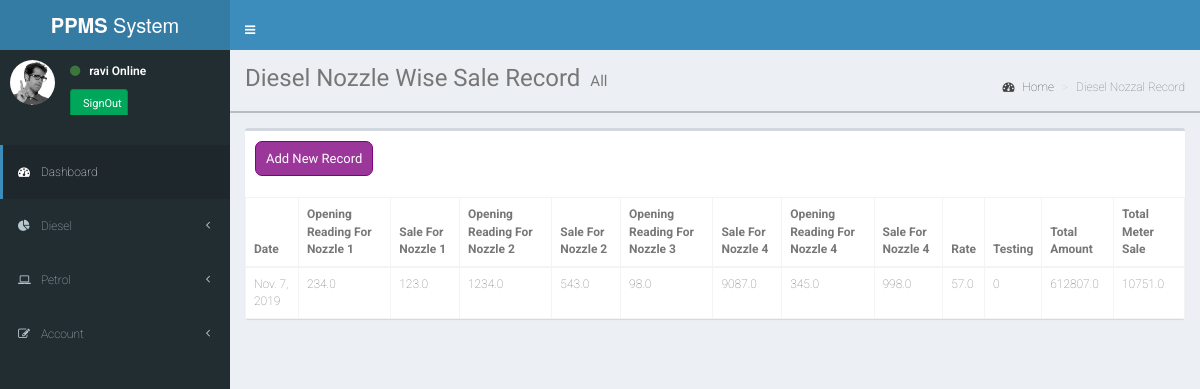
The page /diesel-nozzle/ (signed in) on the database as committed earlier.
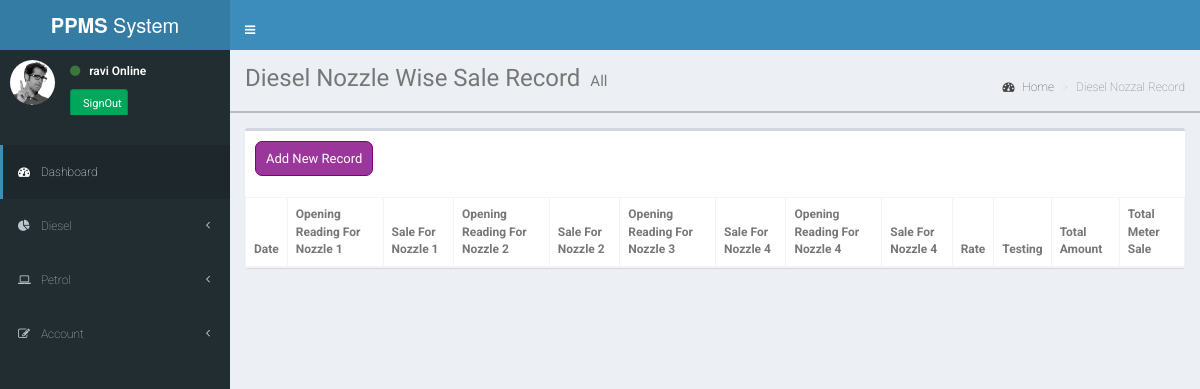
The same page on the database as committed later.
### PPMS_backend/models.py (models this page shows, shortened)
class DieselNozzle(models.Model):
    date = models.DateField(auto_now_add=True)
    openingReadingForNozzle1 = models.FloatField(null=False, blank=False)
    openingReadingForNozzle2 = models.FloatField(null=False, blank=False)
    openingReadingForNozzle3 = models.FloatField(null=False, blank=False)
    openingReadingForNozzle4 = models.FloatField(null=False, blank=False)
    saleForNozzle1 = models.FloatField(default=0)
    saleForNozzle2 = models.FloatField(default=0)
    saleForNozzle3 = models.FloatField(default=0)
    saleForNozzle4 = models.FloatField(default=0)
    totalMeterSale = models.FloatField(null=False, blank=False)
    testing = models.IntegerField(default=0)
    rate = models.FloatField(null=False, blank=False)
    totalAmount = models.FloatField(default=0)

### PPMS_backend/views.py (the view)
# urls.py: path('diesel-nozzle/', views.dieselNozzle, name="diesel-nozzle"),
@login_required
def dieselNozzle(request):
    dieselData = DieselNozzle.objects.all()
    return render(request, 'diesel-nozzle.html', {'dieselData': dieselData})

### PPMS_backend/templates/diesel-nozzle.html
{% extends 'base.html' %}
{% load static %}
{% block extracss %}
    <link rel="stylesheet" href="{% static 'css/style.css' %}">
{% endblock %}
{% block content %}
    <div class="head-holder">
    <section class="content-header">
        <h1>
            Diesel Nozzle Wise Sale Record
            <small>All</small>
        </h1>
        <ol class="breadcrumb">
            <li><a href="{% url 'home' %}"><i class="fa fa-dashboard"></i> Home</a></li>
            <li class="active">Diesel Nozzal Record</li>
        </ol>
    </section>
    </div>
    <section class="content">
        <div class="row">
            <div class="col-xs-12">
                <div class="box">
                    <div class="box-header">
                        <h3 class="box-title"><a href="{% url 'diesel-nozzle-form' %}" class="add-record">Add New Record </a></h3>
                    </div>
                    <table class="table table-bordered">
                        <thead>
                        <tr>
                            <th>Date</th>
                            <th>Opening Reading For Nozzle 1</th>
                            <th>Sale For Nozzle 1</th>
                            <th>Opening Reading For Nozzle 2</th>
                            <th>Sale For Nozzle 2</th>
                            <th>Opening Reading For Nozzle 3</th>
                            <th>Sale For Nozzle 4</th>
                            <th>Opening Reading For Nozzle 4</th>
                            <th>Sale For Nozzle 4</th>
                            <th>Rate</th>
                            <th>Testing</th>
                            <th>Total Amount</th>
                            <th>Total Meter Sale</th>
                        </tr>
                        </thead>
                        <tbody>
                        {% for foo in dieselData %}
                            <tr>
                                <td>{{ foo.date }}</td>
                                <td>{{ foo.openingReadingForNozzle1 }}</td>
                                <td>{{ foo.saleForNozzle1 }}</td>
                                <td>{{ foo.openingReadingForNozzle2 }}</td>
                                <td>{{ foo.saleForNozzle2 }}</td>
                                <td>{{ foo.openingReadingForNozzle3 }}</td>
                                <td>{{ foo.saleForNozzle3 }}</td>
                                <td>{{ foo.openingReadingForNozzle4 }}</td>
                                <td>{{ foo.saleForNozzle4 }}</td>
                                <td>{{ foo.rate }}</td>
                                <td>{{ foo.testing }}</td>
                                <td>{{ foo.totalAmount }}</td>
                                <td>{{ foo.totalMeterSale }}</td>
                            </tr>
                        {% endfor %}
                        </tbody>
                    </table>
                </div>
            </div>
        </div>
    </section>
{% endblock %}

Rows that differ between the two databases and show on the page:
removed DieselNozzle: date "Nov. 7, 2019", openingReadingForNozzle1 "234.0", saleForNozzle1 "123.0", openingReadingForNozzle2 "1234.0", saleForNozzle2 "543.0", openingReadingForNozzle3 "98.0", saleForNozzle3 "9087.0", openingReadingForNozzle4 "345.0", saleForNozzle4 "998.0", rate "57.0", testing "0", totalAmount "612807.0", totalMeterSale "10751.0"
